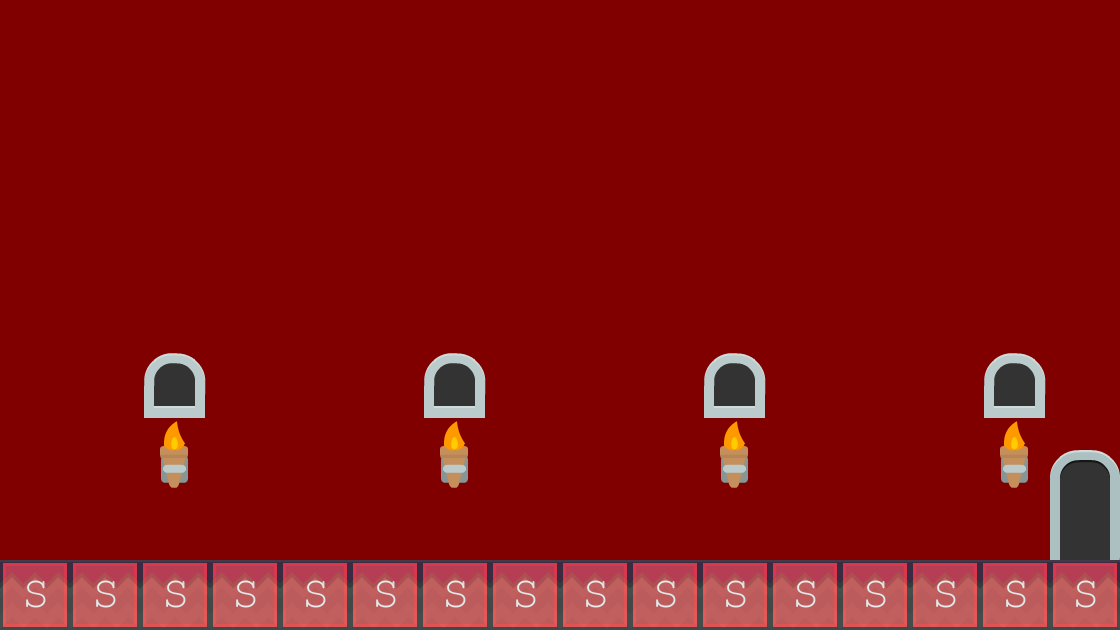

Rendered tile map (Tiled .tmx) drawn with the repository's tilesets; below, a short description and the map source with its tile grids summarised:
An orthogonal 16x9 tile map with 70x70 px tiles, 2 tile layers (Tile Layer 1, Collision), 2 tilesets and 1 object (levelTrigger).

<map version="1.0" orientation="orthogonal" width="16" height="9" tilewidth="70" tileheight="70" backgroundcolor="#800000">
 <properties>
  <property name="levelTriggers" value="level 4" />
 </properties>
 <tileset firstgid="1" name="background-tiles" tilewidth="70" tileheight="70">
  <image source="../img/background-tiles.png" width="910" height="910" />
 </tileset>
 <tileset firstgid="170" name="meta-tiles" tilewidth="70" tileheight="70">
  <image source="../img/meta-tiles.png" width="350" height="70" />
  <tile id="4">
   <properties>
    <property name="type" value="solid" />
   </properties>
  </tile>
 </tileset>
 <layer name="Tile Layer 1" width="16" height="9">
  <data>[144 cells, 26 non-empty, 5 distinct tile ids]</data>
 </layer>
 <layer name="Collision" width="16" height="9" opacity="0.63">
  <data>[144 cells, 16 non-empty, 1 distinct tile ids]</data>
 </layer>
 <objectgroup name="trigger.entities" width="16" height="9">
  <object name="levelTrigger" x="1051" y="421" width="69" height="139">
   <properties>
    <property name="level" value="level 5" />
    <property name="xSpawn" value="0" />
    <property name="ySpawn" value="0" />
   </properties>
  </object>
 </objectgroup>
</map>
